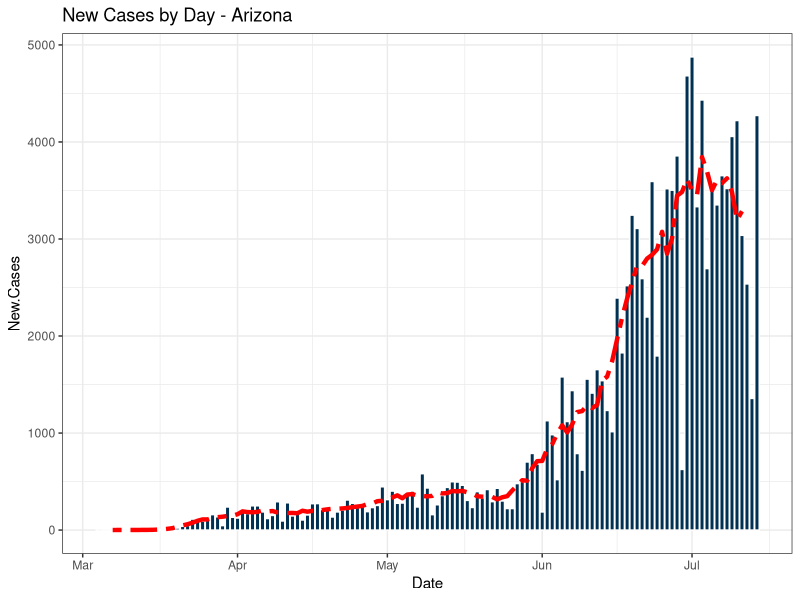
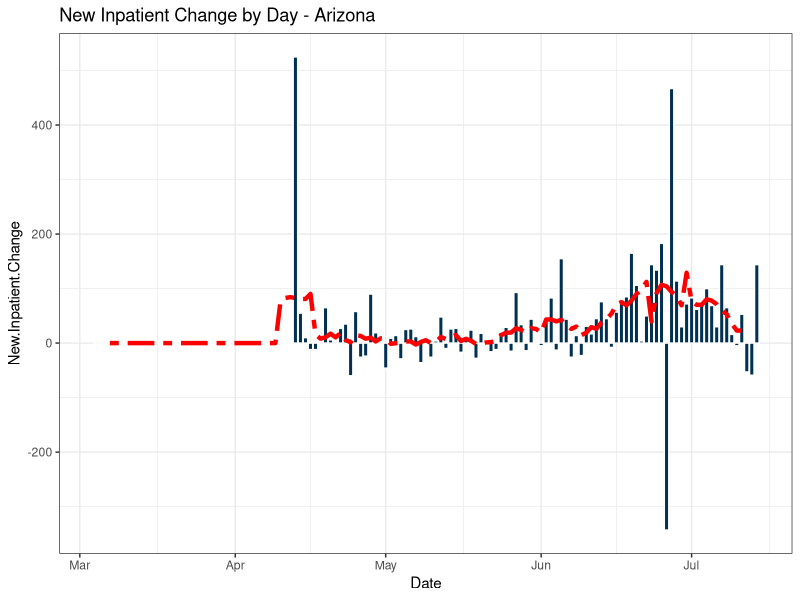
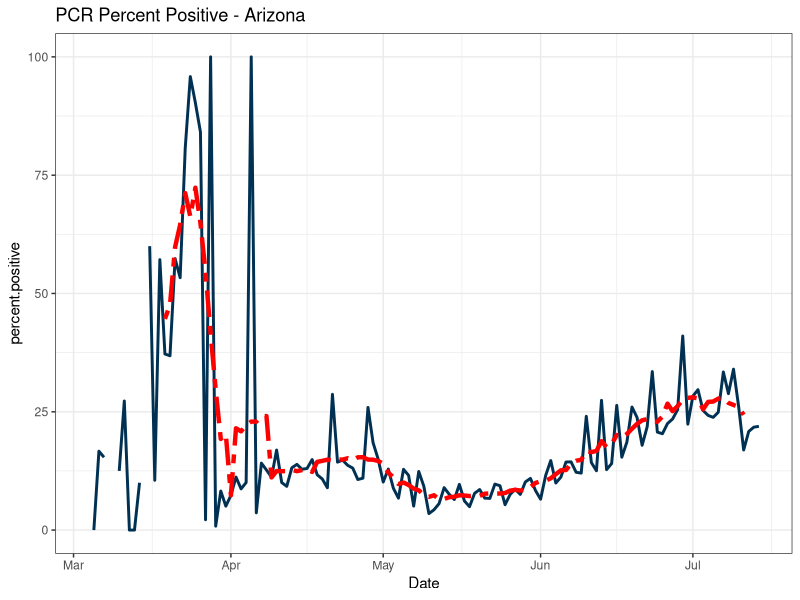
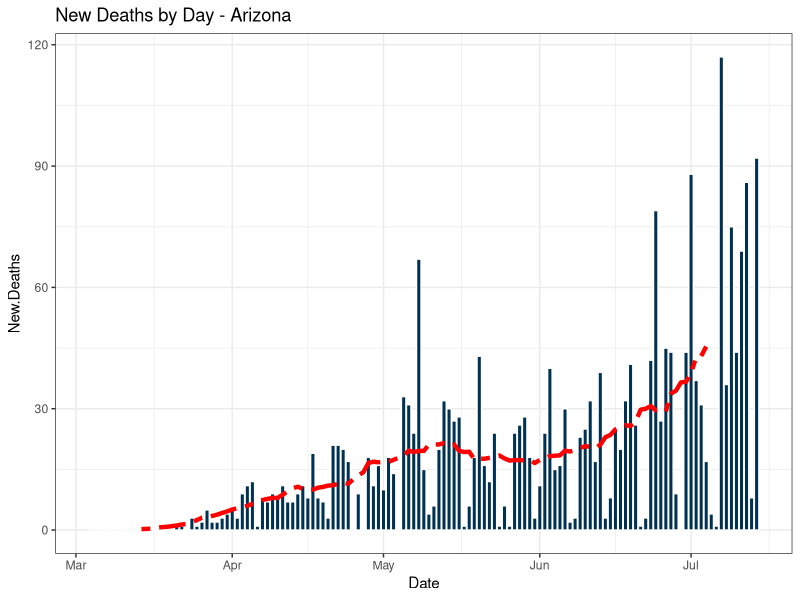
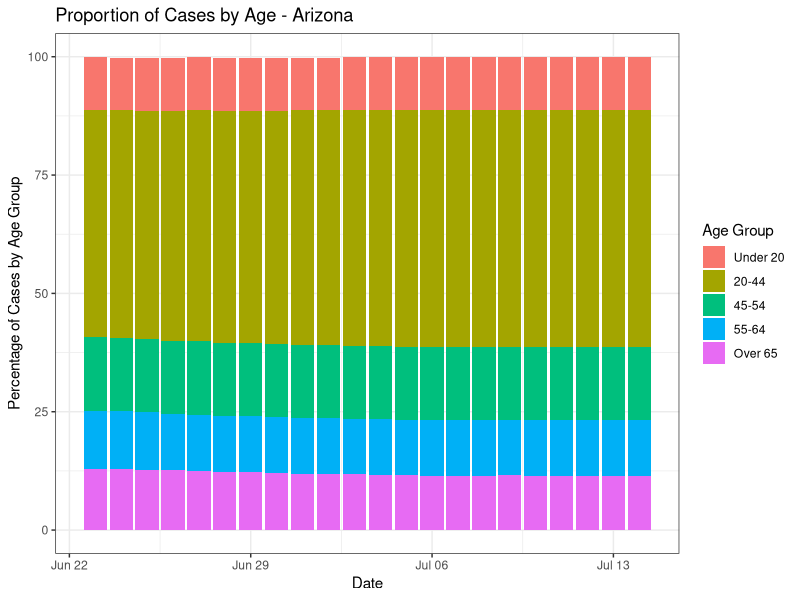
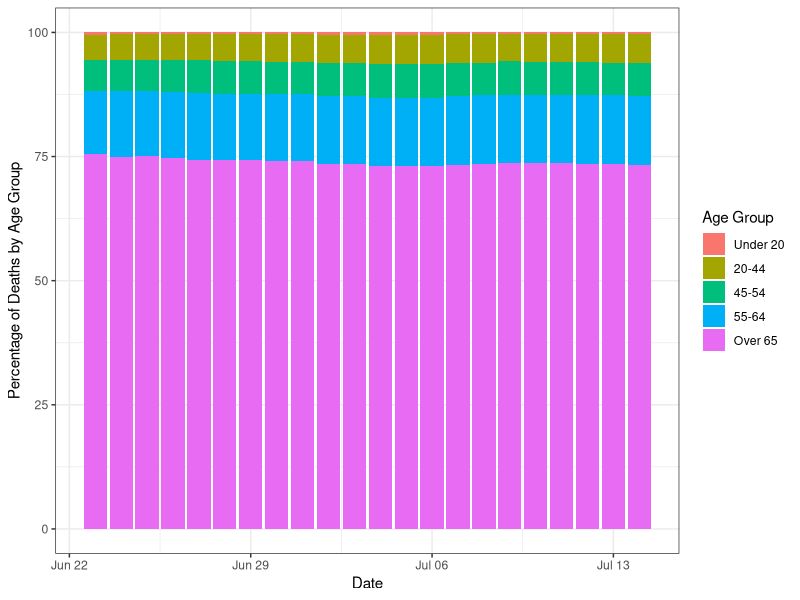
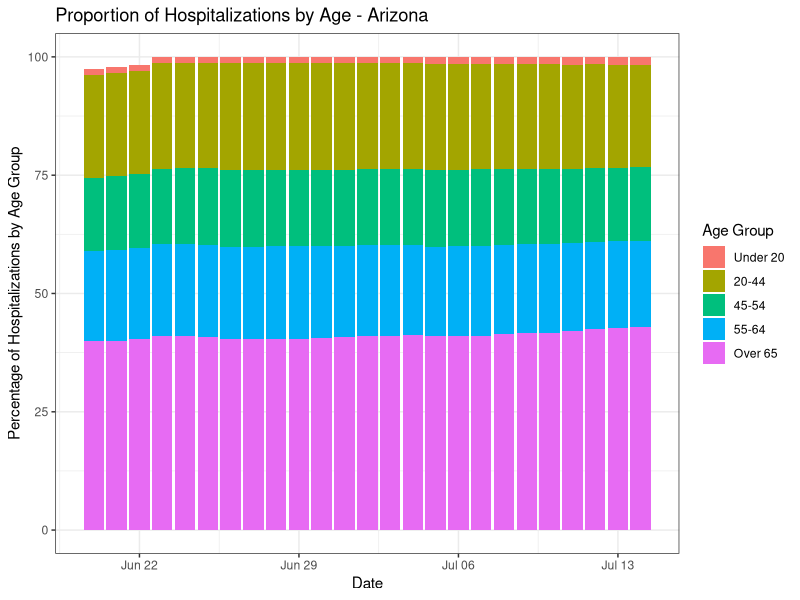
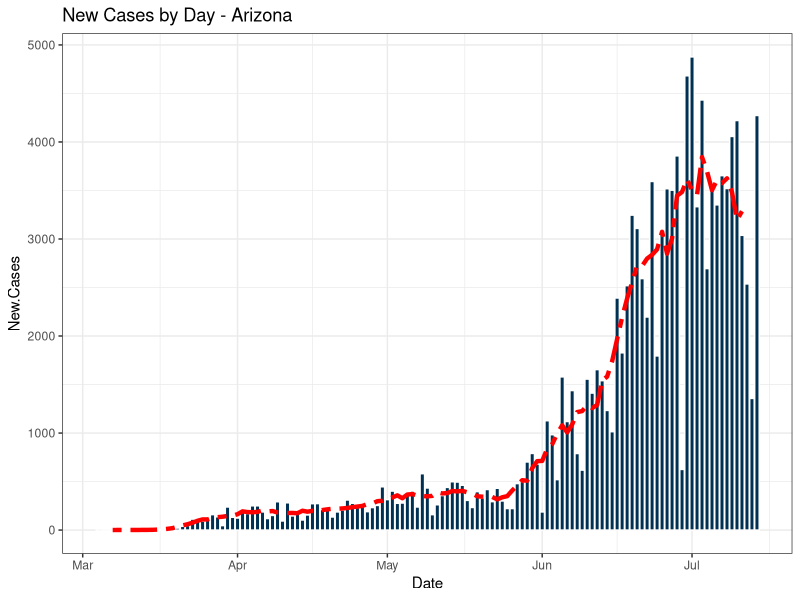

Write R code to recreate these figures, in order.
library(tidyverse)
library(zoo)

az.pop = 7189000
az.pop.U18 = 2042000
az.pop.18to65=3853000
az.pop.O65 = 1294000

covid.az <- read.csv('covid data.csv', header=T)
covid.az$Date<-as.Date(covid.az$Date, '%m/%d/%Y')

#### plot of new cases by day
ggplot(covid.az, aes(x=Date, y=New.Cases))+
  geom_bar(stat='identity', color='white', fill='#003153')+
  geom_line(aes(y=rollmean(New.Cases,7,fill=NA)), linetype='twodash', color='red', size=1.5)+
  ggtitle('New Cases by Day - Arizona')+
  # labs()+
  theme_bw()
ggsave(paste0("New Cases by day "
              , format(Sys.time(), "%Y-%m-%d")
              , ".png"))
  
#### plot of new inpatient change by day
ggplot(covid.az, aes(x=Date, y=New.Inpatient.Change))+
  geom_bar(stat='identity', color='white', fill='#003153')+
  geom_line(aes(y=rollmean(New.Inpatient.Change,7,fill=NA)), linetype='twodash', color='red', size=1.5)+
  ggtitle('New Inpatient Change by Day - Arizona')+
  theme_bw()
ggsave(paste0("New Inpatient Change by day "
              , format(Sys.time(), "%Y-%m-%d")
              , ".png"))

#### PCR positivity
covid.az$percent.positive = (covid.az$New.Cases/covid.az$New.PCR)*100
ggplot(covid.az, aes(x=Date, y=percent.positive))+
  geom_line(color='#003153', size=1)+
  geom_line(aes(y=rollmean(percent.positive,7,fill=NA)), linetype='twodash', size=1.5, color='red')+
  ggtitle('PCR Percent Positive - Arizona')+
  theme_bw()
ggsave(paste0("PCR Percent Positive by day "
              , format(Sys.time(), "%Y-%m-%d")
              , ".png"))

#### new deaths by day
ggplot(covid.az, aes(x=Date, y=New.Deaths))+
  geom_bar(stat='identity', color='white', fill='#003153')+
  geom_line(aes(y=rollmean(New.Deaths, 21, fill=NA)), linetype='twodash', size=1.5, color='red')+
  ggtitle('New Deaths by Day - Arizona')+
  theme_bw()
ggsave(paste0("New Deaths by day "
              , format(Sys.time(), "%Y-%m-%d")
              , ".png"))

#### cases by age as a percent of total
# covid.az$Cases.Under20 <- as.numeric(covid.az$Cases.Under20)
# covid.az$Cases.20.44 <- as.numeric(covid.az$Cases.20.44)
# covid.az$Cases.45.54 <- as.numeric(covid.az$Cases.45.54)
# covid.az$Cases.55.64 <- as.numeric(covid.az$Cases.55.64)
# covid.az$Cases.Over65 <- as.numeric(covid.az$Cases.Over65)

covid.cases=NULL
covid.cases$CU20pT = (covid.az$Cases.Under20/covid.az$Positive.Tests)*100
covid.cases$C20.44pT = (covid.az$Cases.20.44/covid.az$Positive.Tests)*100
covid.cases$C45.54pT = (covid.az$Cases.45.54/covid.az$Positive.Tests)*100
covid.cases$C55.64pT = (covid.az$Cases.55.64/covid.az$Positive.Tests)*100
covid.cases$CO65pT = (covid.az$Cases.Over65/covid.az$Positive.Tests)*100
covid.cases$Date <- covid.az$Date
covid.cases <- data.frame(covid.cases)

library(reshape2)
covid.cases.m <- melt(covid.cases, id.vars='Date', measure.vars=c('CU20pT', 'C20.44pT', 'C45.54pT', 'C55.64pT', 'CO65pT'))

ggplot(covid.cases.m, aes(x=Date, y=value, fill=variable))+
  geom_bar(stat='identity')+
  ylab('Percentage of Cases by Age Group')+
  ggtitle('Proportion of Cases by Age - Arizona')+
  theme_bw()+
  # labs(fill='Age Group')
  scale_fill_discrete(name = "Age Group", labels = c("Under 20", "20-44", "45-54", '55-64', 'Over 65'))
ggsave(paste0("Proportion of Cases by Age "
              , format(Sys.time(), "%Y-%m-%d")
              , ".png"))

#### deaths by age as a percent of total
# covid.az$Deaths.Under20 <- as.numeric(covid.az$Deaths.Under20)
# covid.az$Deaths.20.44 <- as.numeric(covid.az$Deaths.20.44)
# covid.az$Deaths.45.54 <- as.numeric(covid.az$Deaths.45.54)
# covid.az$Deaths.55.64 <- as.numeric(covid.az$Deaths.55.64)
# covid.az$Deaths.Over65 <- as.numeric(covid.az$Deaths.Over65)

covid.Deaths=NULL
covid.Deaths$DU20pT = (covid.az$Deaths.Under20/covid.az$Deaths)*100
covid.Deaths$D20.44pT = (covid.az$Deaths.20.44/covid.az$Deaths)*100
covid.Deaths$D45.54pT = (covid.az$Deaths.45.54/covid.az$Deaths)*100
covid.Deaths$D55.64pT = (covid.az$Deaths.55.64/covid.az$Deaths)*100
covid.Deaths$DO65pT = (covid.az$Deaths.Over65/covid.az$Deaths)*100
covid.Deaths$Date <- covid.az$Date
covid.Deaths <- data.frame(covid.Deaths)

# library(reshape2)
covid.Deaths.m <- melt(covid.Deaths, id.vars='Date', measure.vars=c('DU20pT', 'D20.44pT', 'D45.54pT', 'D55.64pT', 'DO65pT'))

ggplot(covid.Deaths.m, aes(x=Date, y=value, fill=variable))+
  geom_bar(stat='identity')+
  ylab('Percentage of Deaths by Age Group')+
  theme_bw()+
  scale_fill_discrete(name = "Age Group", labels = c("Under 20", "20-44", "45-54", '55-64', 'Over 65'))
ggsave(paste0("Proportion of Deaths by Age Group "
              , format(Sys.time(), "%Y-%m-%d")
              , ".png"))

#### Hospitalizations by age as a percent of total
# covid.az$hosp.Under20 <- as.numeric(covid.az$hosp.Under20)
# covid.az$Hospitalizations.20.44 <- as.numeric(covid.az$Hospitalizations.20.44)
# covid.az$hosp.45.54 <- as.numeric(covid.az$hosp.45.54)
# covid.az$hosp.55.64 <- as.numeric(covid.az$hosp.55.64)
# covid.az$Hospitalizations.Over65 <- as.numeric(covid.az$Hospitalizations.Over65)

covid.hosp=NULL
covid.hosp$HU20pT = (covid.az$Hospitilizations.Under20/covid.az$Hospitilizations)*100
covid.hosp$H20.44pT = (covid.az$Hospitilizations.20.44/covid.az$Hospitilizations)*100
covid.hosp$H45.54pT = (covid.az$Hospitilizations.45.54/covid.az$Hospitilizations)*100
covid.hosp$H55.64pT = (covid.az$Hospitilizations.55.64/covid.az$Hospitilizations)*100
covid.hosp$HO65pT = (covid.az$Hospitilizations.Over65/covid.az$Hospitilizations)*100
covid.hosp$Date <- covid.az$Date
covid.hosp <- data.frame(covid.hosp)

# library(reshape2)
covid.hosp.m <- melt(covid.hosp, id.vars='Date', measure.vars=c('HU20pT', 'H20.44pT', 'H45.54pT', 'H55.64pT', 'HO65pT'))

ggplot(covid.hosp.m, aes(x=Date, y=value, fill=variable))+
  geom_bar(stat='identity')+
  ylab('Percentage of Hospitalizations by Age Group')+
  ggtitle('Proportion of Hospitalizations by Age - Arizona')+
  theme_bw()+
  # labs(fill='Age Group')
  scale_fill_discrete(name = "Age Group", labels = c("Under 20", "20-44", "45-54", '55-64', 'Over 65'))
ggsave(paste0("Proportion of Hospitilizations by Age Group "
              , format(Sys.time(), "%Y-%m-%d")
              , ".png"))
